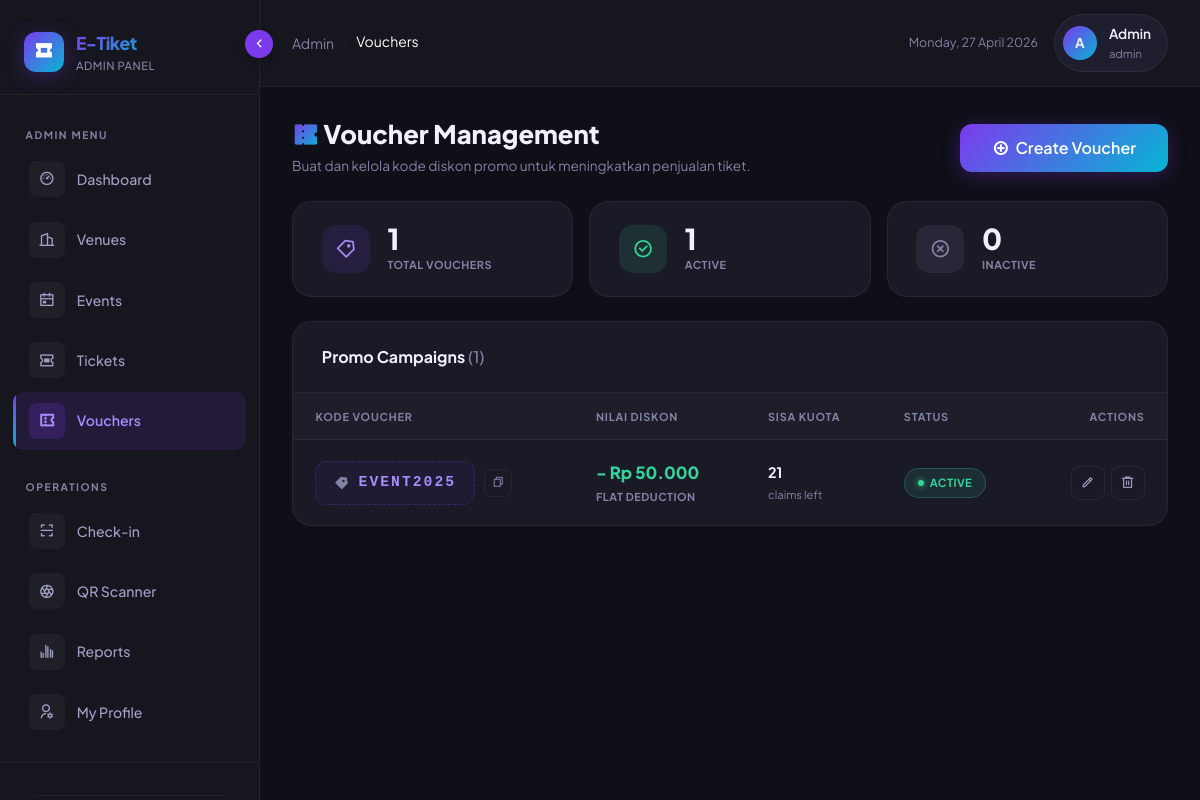
Page /admin/voucher.php (signed in) on the committed database.
### tables this page shows
CREATE TABLE `voucher` (
  `id_voucher` int(11) NOT NULL,
  `kode_voucher` varchar(20) NOT NULL,
  `potongan` int(11) NOT NULL,
  `kuota` int(11) NOT NULL,
  `status` enum('aktif','nonaktif') NOT NULL DEFAULT 'aktif'
);

### app/controllers/VoucherController.php (called while the page is built, shortened)
<?php
class VoucherController {
    private $voucherModel;
    public function __construct() {
        require_once __DIR__ . '/../models/VoucherModel.php';
        $this->voucherModel = new VoucherModel();
    }
    public function index(): void {
        $vouchers       = $this->voucherModel->getAll();
        $total_active   = count(array_filter($vouchers, fn($v) => $v['status'] === 'aktif'));
        $total_inactive = count($vouchers) - $total_active;
        require_once __DIR__ . '/../views/admin/voucher/index.php';
    }
}

### admin/voucher.php (called while the page is built, shortened)
<?php
require_once __DIR__ . '/../app/controllers/VoucherController.php';
(new VoucherController())->index();

### app/config/auth.php (called while the page is built, shortened)
<?php
function currentUser(): array {
    return [
        'id'   => $_SESSION['id_user'] ?? null,
        'nama' => $_SESSION['nama']    ?? '',
        'role' => $_SESSION['role']    ?? '',
    ];
}

### app/config/database.php (called while the page is built, shortened)
<?php
function getDbConnection(): mysqli {
    static $conn = null;
    if ($conn === null) {
        $host = 'localhost';
        $user = 'root';
        $pass = '';
        $db   = 'event_tiket';
        $conn = mysqli_connect($host, $user, $pass, $db);
        mysqli_set_charset($conn, 'utf8mb4');
    }
    return $conn;
}

### app/models/BaseModel.php (called while the page is built, shortened)
<?php
abstract class BaseModel {
    protected mysqli $conn;
    public function __construct() {
        require_once __DIR__ . '/../config/database.php';
        $this->conn = getDbConnection();
    }
    protected function fetchAll(string $sql): array {
        $result = mysqli_query($this->conn, $sql);
        $rows = [];
        while ($row = mysqli_fetch_assoc($result)) {
            $rows[] = $row;
        }
        return $rows;
    }
}

### app/models/VoucherModel.php (called while the page is built, shortened)
<?php
require_once __DIR__ . '/BaseModel.php';
class VoucherModel extends BaseModel {
    public function getAll(): array {
        return $this->fetchAll("SELECT * FROM voucher ORDER BY id_voucher DESC");
    }
}

### app/views/admin/voucher/index.php (the view, shortened to what this page needs)
<!DOCTYPE html>
<html lang="en" data-theme="dark">
<head>
    <link href="https://cdn.jsdelivr.net/npm/bootstrap@5.3.0/dist/css/bootstrap.min.css" rel="stylesheet">
    <link href="https://cdn.jsdelivr.net/npm/remixicon@4.2.0/fonts/remixicon.css" rel="stylesheet">
    <link href="<?= BASE_URL ?>/assets/css/style.css" rel="stylesheet">
</head>
<body>
<?php require_once __DIR__ . '/../../layouts/sidebar.php'; ?>
<div class="main-content">
    <div class="topnav">
        <div class="topnav-left">
            <nav aria-label="breadcrumb"><ol class="breadcrumb mb-0">
                <li class="breadcrumb-item"><a href="<?= BASE_URL ?>/admin/dashboard.php" class="text-decoration-none small" style="color:var(--text-muted)">Admin</a></li>
                <li class="breadcrumb-item active small text-white">Vouchers</li>
            </ol></nav>
        </div>
        <div class="topnav-right">
            <div style="font-size: 0.78rem; color: var(--text-muted);"><?= date('l, d F Y') ?></div>
            <div class="user-badge">
                <div class="user-avatar"><?= strtoupper(substr($user['nama'], 0, 1)) ?></div>
                <div class="user-info">
                    <div class="user-name"><?= htmlspecialchars($user['nama']) ?></div>
                    <div class="user-role"><?= htmlspecialchars($user['role']) ?></div>
                </div>
            </div>
        </div>
    </div>
    <div class="page-body" style="padding:2rem 2rem 3rem;">
        <div class="vc-page-header mb-4">
            <div><h1 style="font-size:1.6rem;font-weight:800;color:var(--text-primary);margin:0;"><i class="ri-coupon-3-fill" style="background:var(--gradient-primary);-webkit-background-clip:text;-webkit-text-fill-color:transparent;"></i> Voucher Management</h1>
                <p style="color:var(--text-muted);font-size:.85rem;margin:4px 0 0;">Buat dan kelola kode diskon promo untuk meningkatkan penjualan tiket.</p></div>
            <button class="btn btn-primary btn-lg" data-bs-toggle="modal" data-bs-target="#modalAdd"><i class="ri-add-circle-line"></i> Create Voucher</button>
        </div>
        <div class="row g-3 mb-4">
            <div class="col-md-4"><div class="vc-stat"><div class="vc-stat-icon purple"><i class="ri-price-tag-3-line"></i></div><div><div class="vc-stat-val"><?= count($vouchers) ?></div><div class="vc-stat-lbl">Total Vouchers</div></div></div></div>
            <div class="col-md-4"><div class="vc-stat"><div class="vc-stat-icon green"><i class="ri-checkbox-circle-line"></i></div><div><div class="vc-stat-val"><?= $total_active ?></div><div class="vc-stat-lbl">Active</div></div></div></div>
            <div class="col-md-4"><div class="vc-stat"><div class="vc-stat-icon gray"><i class="ri-close-circle-line"></i></div><div><div class="vc-stat-val"><?= $total_inactive ?></div><div class="vc-stat-lbl">Inactive</div></div></div></div>
        </div>
        <div class="vc-card">
            <div class="vc-toolbar"><div class="vc-toolbar-title">Promo Campaigns <span style="color:var(--text-muted);font-weight:500;">(<?= count($vouchers) ?>)</span></div></div>
            <div class="table-responsive">
                <table class="vc-table">
                    <thead><tr><th>Kode Voucher</th><th>Nilai Diskon</th><th>Sisa Kuota</th><th>Status</th><th style="text-align:right;">Actions</th></tr></thead>
                    <tbody>
                        <?php foreach ($vouchers as $v): ?>
                        <tr>
                            <td><div style="display:flex;align-items:center;gap:.6rem;">
                                <div class="vc-code-wrap"><span style="color:var(--text-muted);font-size:.9rem;"><i class="ri-price-tag-3-fill"></i></span><span class="vc-code-text"><?= strtoupper(htmlspecialchars($v['kode_voucher'])) ?></span></div>
                                <button class="vc-copy-btn" onclick="copyCode('<?= strtoupper($v['kode_voucher']) ?>')" title="Copy kode"><i class="ri-file-copy-line"></i></button>
                            </div></td>
                            <td><div class="vc-discount-val">- Rp <?= number_format($v['potongan'],0,',','.') ?></div><div class="vc-discount-type">Flat Deduction</div></td>
                            <td><div class="vc-quota-val"><?= number_format($v['kuota']) ?></div><div class="vc-quota-lbl">claims left</div></td>
                            <td><span class="vc-status <?= $v['status'] === 'aktif' ? 'active' : 'inactive' ?>"><span class="vc-status-dot"></span><?= $v['status'] === 'aktif' ? 'ACTIVE' : 'INACTIVE' ?></span></td>
                            <td><div class="vc-actions">
                                <button class="vc-btn btn-edit-vc" data-id="<?= $v['id_voucher'] ?>" data-kode="<?= htmlspecialchars($v['kode_voucher']) ?>" data-potongan="<?= $v['potongan'] ?>" data-kuota="<?= $v['kuota'] ?>" data-status="<?= $v['status'] ?>" title="Edit"><i class="ri-pencil-line"></i></button>
                                <a href="?del=<?= $v['id_voucher'] ?>" class="vc-btn danger" onclick="return confirm('Hapus voucher <?= strtoupper($v['kode_voucher']) ?>?')" title="Delete"><i class="ri-delete-bin-6-line"></i></a>
                            </div></td>
                        </tr>
                        <?php endforeach; ?>
                    </tbody>
                </table>
            </div>
        </div>
    </div>
</div>
</body>
</html>

### assets/css/style.css (style rules this page uses)
:root { --primary: #7c3aed; --primary-light: #a78bfa; --primary-dark: #5b21b6; --accent: #06b6d4; --accent-2: #f59e0b; --success: #10b981; --danger: #ef4444; --warning: #f59e0b; --bg-base: #0f0f17; --bg-surface: #16161f; --bg-elevated: #1e1e2e; --bg-card: #1a1a27; --bg-hover: #252535; --bg-navbar: rgba(15, 15, 23, 0.8); --border: rgba(255,255,255,0.06); --border-hover: rgba(124,58,237,0.4); --text-primary: #f0f0ff; --text-secondary: #a1a1c8; --text-muted: #8282a5; --gradient-primary: linear-gradient(135deg, #7c3aed 0%, #06b6d4 100%); --gradient-surface: linear-gradient(135deg, #16161f 0%, #1e1e2e 100%); --gradient-card: linear-gradient(145deg, #1a1a27, #1e1e2e); --gradient-success: linear-gradient(135deg, #059669, #10b981); --gradient-danger: linear-gradient(135deg, #dc2626, #ef4444); --gradient-warning: linear-gradient(135deg, #d97706, #f59e0b); --gradient-info: linear-gradient(135deg, #0891b2, #06b6d4); --sidebar-width: 260px; --shadow-sm: 0 2px 8px rgba(0,0,0,0.3); --shadow-md: 0 4px 20px rgba(0,0,0,0.4); --shadow-lg: 0 8px 40px rgba(0,0,0,0.5); --shadow-primary: 0 4px 20px rgba(124,58,237,0.3); --shadow-glow: 0 0 30px rgba(124,58,237,0.15); }
*, *::before, *::after { box-sizing: border-box; margin: 0; padding: 0; }
html { scroll-behavior: smooth; }
body { font-family: 'Plus Jakarta Sans', sans-serif; background-color: var(--bg-base); color: var(--text-primary); line-height: 1.6; min-height: 100vh; overflow-x: hidden; }
.main-content { margin-left: var(--sidebar-width); min-height: 100vh; background: var(--bg-base); padding: 0; }
.page-body { padding: 0 2rem 2rem; }
.topnav { background: var(--bg-surface); border-bottom: 1px solid var(--border); padding: 0.9rem 2rem; display: flex; align-items: center; justify-content: space-between; position: sticky; top: 0; z-index: 100; backdrop-filter: blur(10px); }
.topnav-left { display: flex; align-items: center; gap: 0.5rem; }
.topnav-right { display: flex; align-items: center; gap: 1rem; }
.user-badge { display: flex; align-items: center; gap: 0.75rem; background: var(--bg-elevated); border: 1px solid var(--border); padding: 0.5rem 1rem 0.5rem 0.5rem; border-radius: 50px; cursor: pointer; transition: border-color 0.25s; }
.user-avatar { width: 34px; height: 34px; background: var(--gradient-primary); border-radius: 50%; display: flex; align-items: center; justify-content: center; font-size: 0.85rem; font-weight: 700; }
.user-info .user-name { font-size: 0.85rem; font-weight: 600; color: var(--text-primary); }
.user-info .user-role { font-size: 0.7rem; color: var(--text-muted); }
.btn { font-family: 'Plus Jakarta Sans', sans-serif; font-weight: 600; border-radius: 10px; padding: 0.55rem 1.2rem; font-size: 0.875rem; transition: all 0.25s ease; border: none; cursor: pointer; display: inline-flex; align-items: center; gap: 0.4rem; }
.btn-primary { background: var(--gradient-primary); color: white; box-shadow: var(--shadow-primary); }
.btn-lg { padding: 0.75rem 2rem; font-size: 1rem; border-radius: 12px; }

### app/views/layouts/sidebar.php (style rules this page uses)
:root { --sidebar-width: 260px; --sidebar-collapsed-width: 85px; }
.main-content { transition: margin-left 0.3s cubic-bezier(0.4, 0, 0.2, 1); margin-left: var(--sidebar-width); }
.topnav { transition: all 0.3s ease; }

### rows in the picture
voucher: status "1", status "0", kode_voucher "EVENT2025", potongan "50.000", kuota "21", shows "ACTIVE"

### other values in the picture
APP_NAME "E-Tiket"
substr($user['nama'], 0, 1) "A"
$user['nama'] "Admin"
$user['role'] "admin"
count($vouchers) "1"
